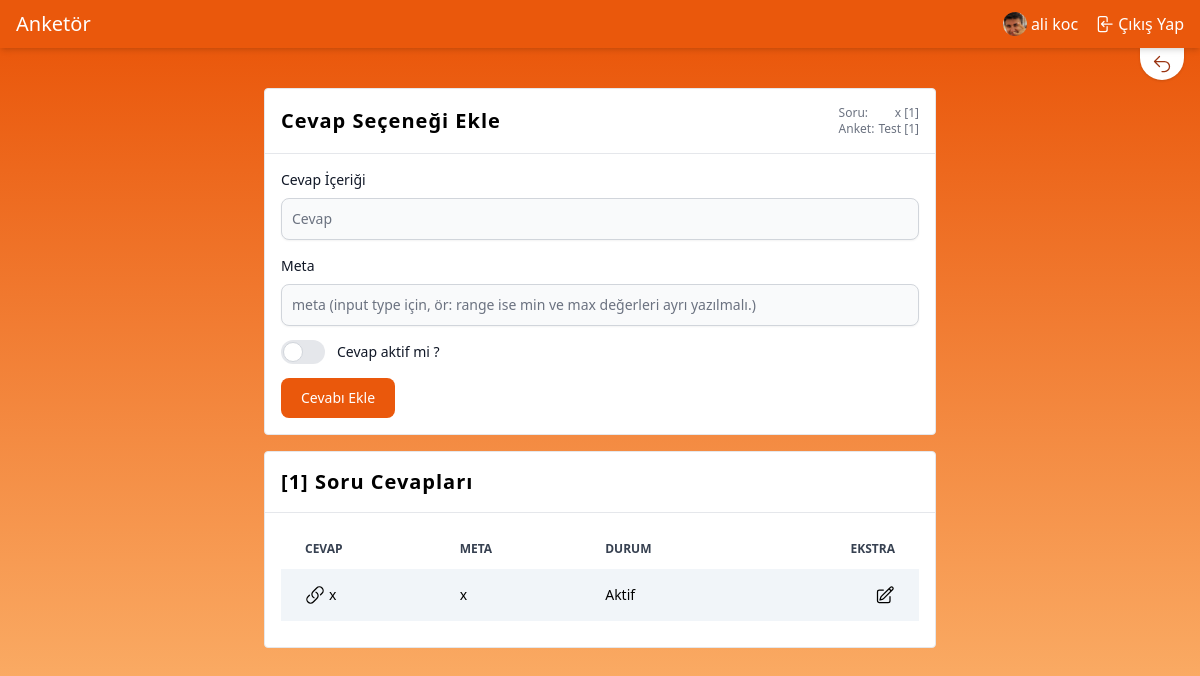
The page /polls/1/question/1/answer/create (signed in) on the database its author committed.
### apps/account/models.py (models this page shows, shortened)
class User(AbstractBaseUser, PermissionsMixin):
    email = models.EmailField(max_length=254, unique=True)
    name = models.CharField(max_length=254, null=True, blank=True)
    is_staff = models.BooleanField(default=False)
    is_superuser = models.BooleanField(default=False)
    is_active = models.BooleanField(default=True)
    last_login = models.DateTimeField(null=True, blank=True)
    date_joined = models.DateTimeField(auto_now_add=True)
    USERNAME_FIELD = 'email'
    EMAIL_FIELD = 'email'
    REQUIRED_FIELDS = ["name"]
    objects = UserManager()
    class Meta:
        verbose_name = "Kullanıcı"
        verbose_name_plural = "Kullanıcılar"

class Profile(models.Model):
    user = models.OneToOneField(User, on_delete=models.CASCADE)
    image = models.ImageField(default='profile_pictures/def_profile.jpg', upload_to='profile_pictures')
    class Meta:
        verbose_name = "Profil"
        verbose_name_plural = "Profiller"

### apps/poll/models.py (models this page shows, shortened)
class PollQuestion(models.Model):
    poll = models.ForeignKey(
        Poll,
        on_delete=models.CASCADE,
        null=True,
        blank=True
    )
    type = models.CharField(max_length=5, choices=PollQuestionChoices.get_choices(),
        default=PollQuestionChoices.get_default()
    )
    content = models.TextField()
    is_active = models.BooleanField(default=False)
    created_at = models.DateTimeField(auto_now_add=True)
    updated_at = models.DateTimeField(auto_now=True)
    class Meta:
        ordering = ["-id"]
        verbose_name = "Anket Soruları"
        verbose_name_plural = "Anket Soruları"
        db_table = "poll_question"

class Poll(models.Model):
    author = models.ForeignKey(
        settings.AUTH_USER_MODEL,
        on_delete=models.CASCADE,
        null=True,
        blank=True
    )
    title = models.CharField(max_length=255)
    slug = models.SlugField(editable=False, null=True, blank=True, unique=True, db_index=True)
    meta_title = models.CharField(max_length=100, null=True, blank=True)
    tags = models.TextField(null=True, blank=True)
    description = models.TextField(null=True, blank=True)
    is_active = models.BooleanField(default=False)
    is_private = models.BooleanField(default=False)
    starts_at = models.DateTimeField(null=True, blank=True,
        help_text="date and time at which the poll open up for voting"
    )
    ends_at = models.DateTimeField(null=True, blank=True,
        help_text="date and time at which the poll closes for voting"
    )
    created_at = models.DateTimeField(auto_now_add=True)
    updated_at = models.DateTimeField(auto_now=True)
    class Meta:
        ordering = ["-id"]
        verbose_name = "Anket"
        verbose_name_plural = "Anketler"
        db_table = "poll"

class PollAnswer(models.Model):
    poll = models.ForeignKey(
        Poll,
        on_delete=models.CASCADE,
        null=True,
        blank=True
    )
    question = models.ForeignKey(
        PollQuestion,
        on_delete=models.CASCADE,
        null=True,
        blank=True
    )
    meta = models.TextField(null=True, blank=True)
    content = models.TextField()
    is_active = models.BooleanField(default=False)
    created_at = models.DateTimeField(auto_now_add=True)
    updated_at = models.DateTimeField(auto_now=True)
    class Meta:
        ordering = ["-id"]
        db_table = "poll_answer"

### apps/poll/views.py (the view, shortened to what this page needs)
# urls.py: path("<int:poll_id>/question/<int:question_id>/answer/create", CreatePollAnswer.as_view(),
class CreatePollAnswer(LoginRequiredMixin, View):
    template_name = "poll/answer/create.html"
    def get(self, request, poll_id, question_id):
        poll_object = get_object_or_404(Poll, pk=poll_id, author=self.request.user)
        question_object = get_object_or_404(PollQuestion, pk=question_id, poll_id=poll_object.id)
        question_answers = question_object.pollanswer_set.all()
        return render(request, self.template_name, {"answers": question_answers, "question": question_object})

### apps/poll/templates/poll/answer/create.html (shortened to what this page needs)
{% extends "base.html" %}
{% block content %}
  <section id="createAnswer" class="from-orange-600 to-orange-300 bg-gradient-to-b">
    <div class="absolute flex right-0 space-x-4 px-4">
      <div>
        <a href="{% url "poll.question.update" pk=question.id poll_id=question.poll.id %}" title="Geri dön"
           class="flex bg-white rounded-b-full px-3 p-1.5 hover:py-3 transition-[padding] shadow">
          <svg xmlns="http://www.w3.org/2000/svg" fill="none" viewBox="0 0 24 24" stroke-width="1.5"
               stroke="currentColor"
               class="w-5 h-5 stroke-orange-800">
            <path stroke-linecap="round" stroke-linejoin="round" d="M9 15L3 9m0 0l6-6M3 9h12a6 6 0 010 12h-3"></path>
          </svg>
        </a>
      </div>
    </div>
    <div class="flex flex-col items-center my-10 mx-12 space-y-4">
      <div class="bg-white border rounded max-w-2xl w-full">
        <div class="p-4 sm:flex items-center justify-between">
          <h1 class="font-semibold text-xl tracking-wider">Cevap Seçeneği Ekle</h1>
          <div class="flex flex-col text-xs text-gray-500">
            <span>Soru: <span class="float-right ml-1">{{ question.content }} [{{ question.id }}]</span></span>
            <span>Anket: <span
              class="float-right ml-1">{{ question.poll.title }} [{{ question.poll.id }}] </span></span>
          </div>
        </div>
        <hr>
        <div class="p-4">
          <form method="post" action="{% url "poll.answer.create" question_id=question.id poll_id=question.poll.id %}">
            <div class="mb-4">
              <label for="content" class="block mb-2 text-sm font-medium text-gray-900">Cevap
                İçeriği</label>
              <input type="text" id="content" name="content"
                     class="shadow-sm bg-gray-50 border border-gray-300 text-gray-900 text-sm rounded-lg focus:ring-orange-500 focus:border-orange-500 block w-full p-2.5"
                     placeholder="Cevap" required>
            </div>
            <div class="mb-4">
              <label for="meta" class="block mb-2 text-sm font-medium text-gray-900">Meta</label>
              <input type="text" id="meta" name="meta"
                     class="shadow-sm bg-gray-50 border border-gray-300 text-gray-900 text-sm rounded-lg focus:ring-orange-500 focus:border-orange-500 block w-full p-2.5"
                     placeholder="meta (input type için, ör: range ise min ve max değerleri ayrı yazılmalı.)">
            </div>
            <div class="mb-4 flex items-center h-5">
              <label class="relative inline-flex items-center cursor-pointer">
                <div
                  class="w-11 h-6 bg-gray-200 peer-focus:outline-none peer-focus:ring-4 peer-focus:ring-orange-300 rounded-full peer peer-checked:after:translate-x-full peer-checked:after:border-white after:content-[''] after:absolute after:top-[2px] after:left-[2px] after:bg-white after:border-gray-300 after:border after:rounded-full after:h-5 after:w-5 after:transition-all peer-checked:bg-orange-600"></div>
                <span class="ml-3 text-sm font-medium text-gray-900">Cevap aktif mi ?</span>
              </label>
            </div>
            <button type="submit"
                    class="text-white bg-orange-600 hover:bg-orange-700 focus:ring-4 focus:outline-none focus:ring-orange-300 font-medium rounded-lg text-sm px-5 py-2.5 text-center">
              Cevabı Ekle
            </button>
          </form>
        </div>
      </div>
      <div class="bg-white border rounded max-w-2xl w-full">
        <div class="p-4 flex items-center justify-between">
          <h1 class="font-semibold text-xl tracking-wider">[{{ question.id }}] Soru Cevapları</h1>
        </div>
        <hr>
        <div class="p-4 overflow-x-auto">
          <table class="w-full text-sm text-left mb-2.5">
            <thead class="text-xs text-gray-700 uppercase">
            <tr>
              <th scope="col" class="px-6 py-3">
                Cevap
              </th>
              <th scope="col" class="px-6 py-3">
                Meta
              </th>
              <th scope="col" class="px-6 py-3">
                Durum
              </th>
              <th scope="col" class="px-6 py-3 text-right">
                Ekstra
              </th>
            </tr>
            </thead>
            <tbody>
            {% for answer in answers %}
              <tr class="bg-slate-100">
                <th scope="row" class="px-6 py-4 font-medium whitespace-nowrap">
                  <a href="{% url "poll.answer.update" pk=answer.id question_id=question.id poll_id=question.poll.id %}"
                     class="flex items-center space-x-1 hover:text-orange-500 hover:stroke-orange-500">
                    <h1>{{ answer.content }}</h1>
                  </a>
                </th>
                <td class="px-6 py-4">
                  <span>
                    {{ answer.meta }}
                  </span>
                </td>
                <td class="px-6 py-4">
                  <span>
                    {% if answer.is_active %}
                      Aktif
                    {% else %}
                      Deaktif
                    {% endif %}
                  </span>
                </td>
                <td class="px-6 py-4 flex space-x-1 justify-end">
                  <a href="{% url "poll.answer.update" pk=answer.id question_id=question.id poll_id=question.poll.id %}"
                     aria-label="Düzenle">
                  </a>
                </td>
              </tr>
            {% endfor %}
            </tbody>
          </table>
        </div>
      </div>
    </div>
  </section>
{% endblock %}

### templates/header.html (shortened to what this page needs)
{% load static %}
<header class="sticky w-full top-0 left-0 right-0 bottom-auto z-[990] bg-orange-600 text-white shadow-md p-2.5 px-4">
  <div class="flex items-center align-middle justify-between">
    <div>
      <a href="{% url "home" %}">
        <span class="text-xl font-medium">Anketör</span>
      </a>
    </div>
    <div class="flex justify-around items-center space-x-4">
      {% if not user.is_authenticated %}
        <a class="flex items-center space-x-1 hover:underline" href="{% url 'login' %}">
          <svg xmlns="http://www.w3.org/2000/svg" fill="none" viewBox="0 0 24 24" stroke-width="1.5"
               stroke="currentColor" class="w-5 h-5">
            <path stroke-linecap="round" stroke-linejoin="round"
                  d="M17.982 18.725A7.488 7.488 0 0012 15.75a7.488 7.488 0 00-5.982 2.975m11.963 0a9 9 0 10-11.963 0m11.963 0A8.966 8.966 0 0112 21a8.966 8.966 0 01-5.982-2.275M15 9.75a3 3 0 11-6 0 3 3 0 016 0z"></path>
          </svg>
          <span class="font-sans">Giriş Yap</span>
        </a>
      {% else %}
        <a href="{% url "poll.index" %}" class="flex hover:underline items-center space-x-1">
          <img class="w-6 rounded-full" src="{{ MEDIA_URL }}{{ user.profile.image.url }}"
               alt="{{ user.name }} profile image">
          <span>
            {% if user.name %} {{ user.name }} {% else %} {{ user.email }} {% endif %}
        </span>
        </a>
        <a class="flex items-center space-x-1 hover:underline" href="{% url 'logout' %}">
          <span class="font-sans">Çıkış Yap</span>
        </a>
      {% endif %}
    </div>
  </div>
</header>

### static/css/main.css (style rules this page uses)
html, body { height: 100%; width: 100%; margin: 0; padding: 0; }
body > main > section { flex: 1 1 auto; display: flex; flex-direction: column; }

### rows shown on the page
User: profile.image (picture), name "ali koc"
PollQuestion: content "x", id "1", poll "Test", poll.id "1"
PollAnswer: content "x", meta "x", is_active "Aktif"
